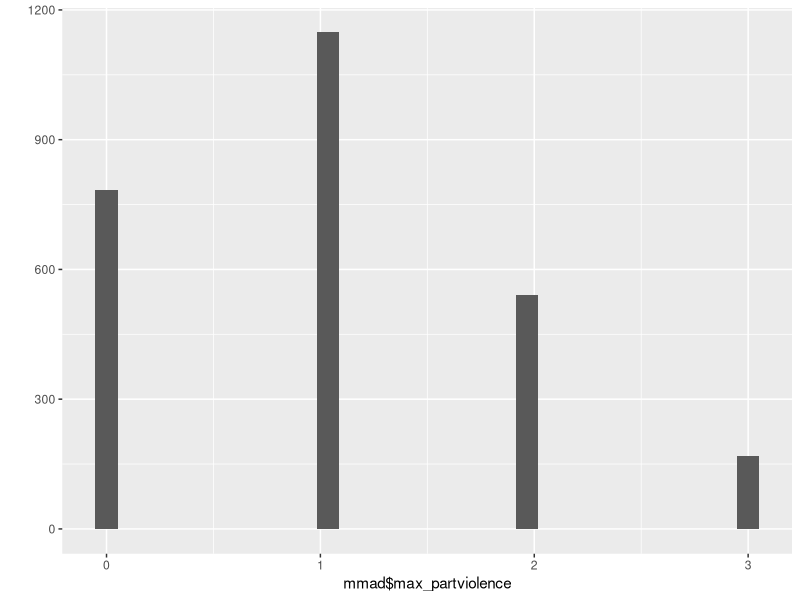
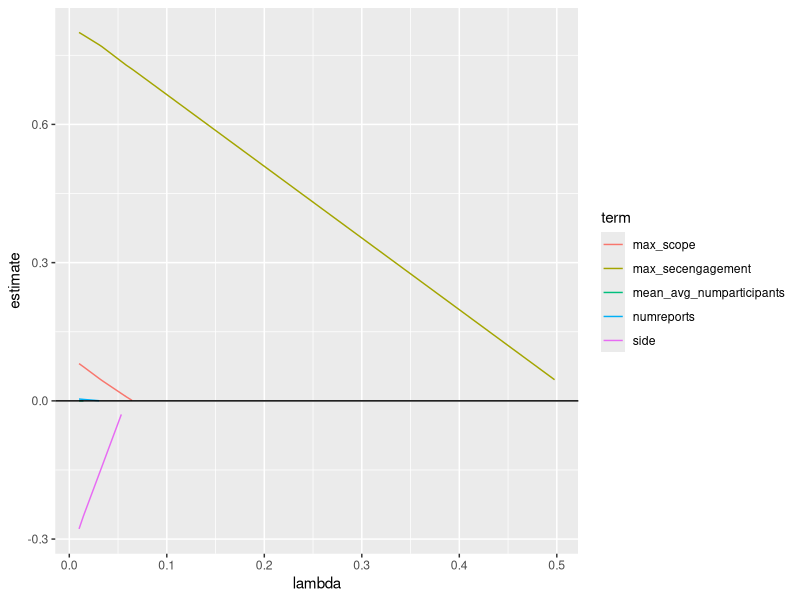
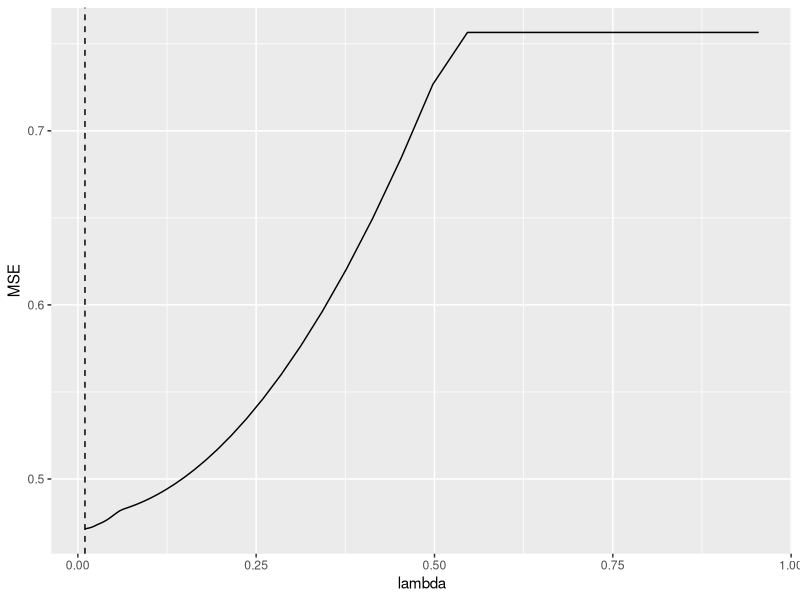

These figures' R source, in order:
## ---- chunk 1
knitr::opts_chunk$set(echo = TRUE)
## ---- chunk 2
setwd("~/GitHub/MMSS_311_2/Data Sets")
mmad <- read.csv("events.csv")
mmad <- mmad[,-(1:6)]
mmad <- na.omit(mmad)
library(tidyverse)
library(broom)
library(glmnet)
## ---- chunk 3
qplot (mmad$max_partviolence)

x <- as.matrix(mmad[,-4])
y <- (mmad$max_partviolence)

grid =  10 ^ seq(-2, 2, length = 100)
lasso_mod = glmnet(x, y, alpha = 1, lambda = grid)
lasso_mod
## ---- chunk 4
lasso_output <- broom::tidy(lasso_mod)

head(lasso_output, 12)
## ---- chunk 5
lasso_output %>%
filter(term != '(Intercept)') %>%
ggplot(aes(x = lambda, y = estimate, group = term, color = term)) +
geom_line() +
geom_hline(yintercept = 0)

#cross validation
lasso_cv <- cv.glmnet(x = x, y = y, alpha = 1, nfolds = 15, lambda = grid)

#lambda with the best (lowest) MSE
lasso_cv$lambda.min
## ---- chunk 6
broom::tidy(lasso_cv) %>%
filter(lambda <= 1) %>%
ggplot(aes(x = lambda, y = estimate)) +
geom_line() +
geom_vline(xintercept = lasso_cv$lambda.min,
linetype = 'dashed') +
labs(y = 'MSE')

## ---- chunk 7
lasso_final <- glmnet(x = x, y = y, alpha = 1, lambda = lasso_cv$lambda.min)
coef(lasso_final)
